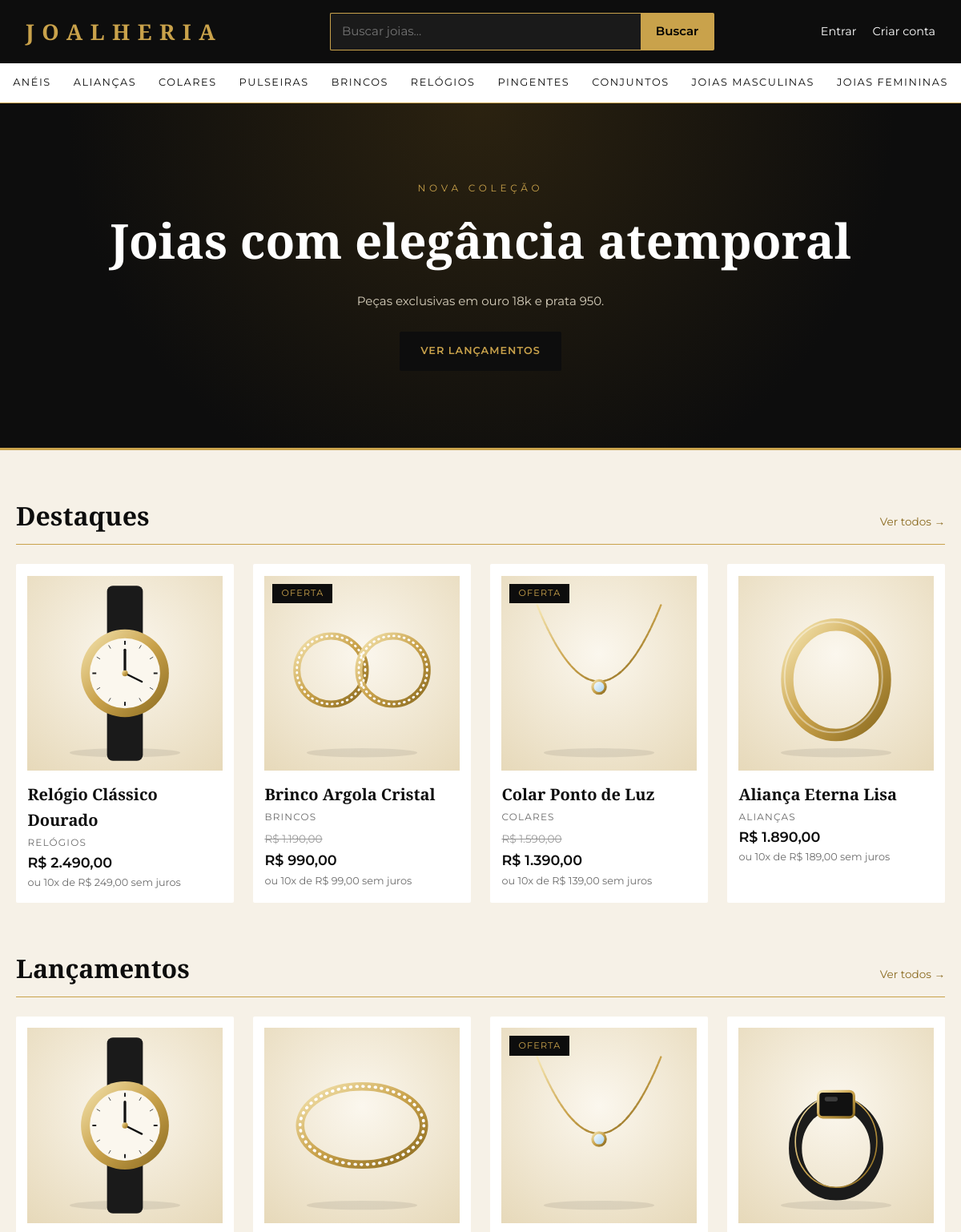
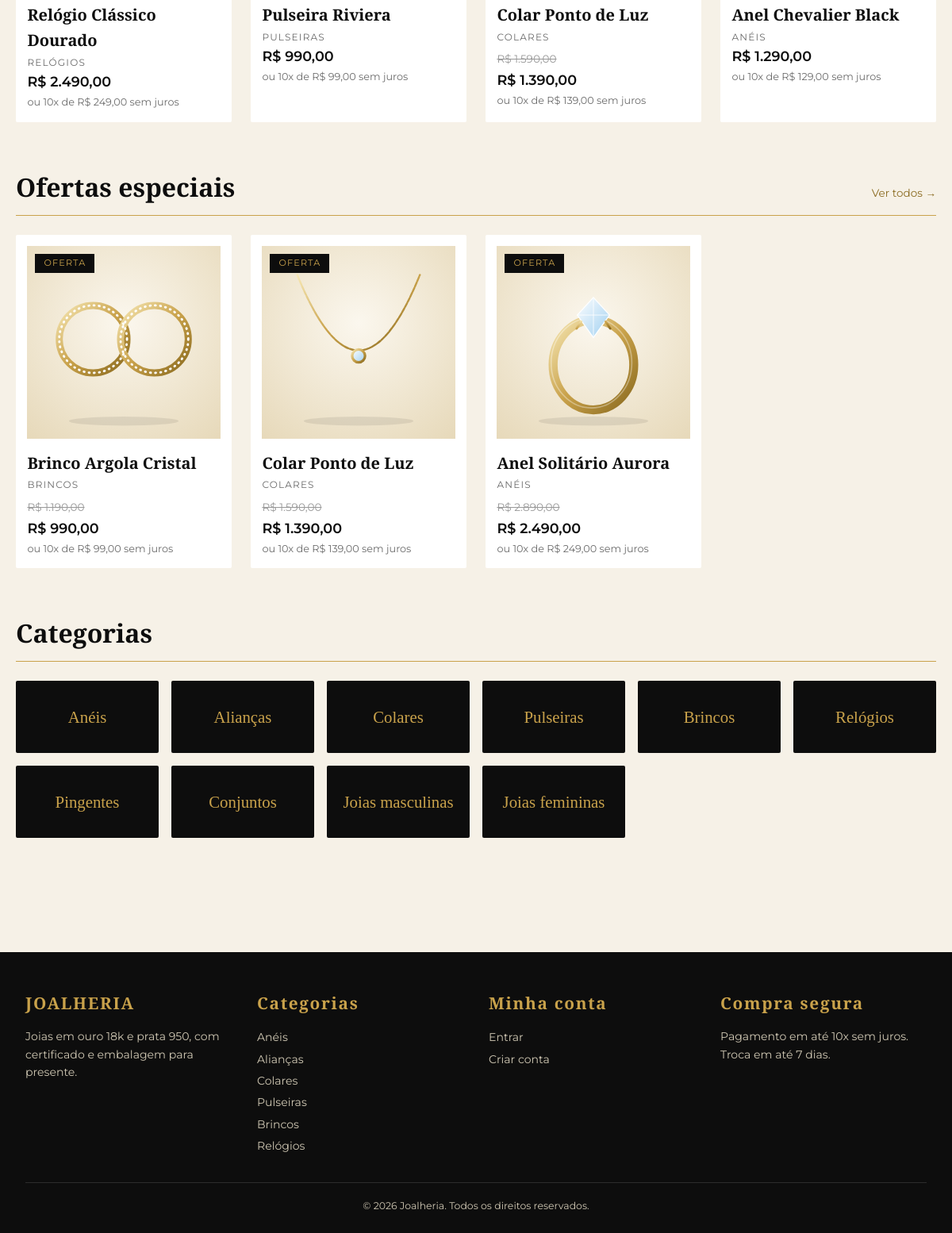
The page / on the database its author committed (2 pictures, top to bottom).
### tables this page shows
CREATE TABLE categorias (
  id INT UNSIGNED AUTO_INCREMENT PRIMARY KEY,
  nome VARCHAR(80) NOT NULL,
  slug VARCHAR(80) NOT NULL UNIQUE,
  ativa TINYINT(1) DEFAULT 1
);

CREATE TABLE produtos (
  id INT UNSIGNED AUTO_INCREMENT PRIMARY KEY,
  categoria_id INT UNSIGNED NOT NULL,
  colecao_id INT UNSIGNED NULL,
  nome VARCHAR(160) NOT NULL,
  slug VARCHAR(180) NOT NULL UNIQUE,
  descricao TEXT,
  material VARCHAR(120),
  peso_gramas DECIMAL(8,2),
  publico ENUM('feminino','masculino','unissex') DEFAULT 'unissex',
  preco DECIMAL(10,2) NOT NULL,
  preco_promocional DECIMAL(10,2) NULL,
  parcelas_max TINYINT DEFAULT 10,
  destaque TINYINT(1) DEFAULT 0,
  lancamento TINYINT(1) DEFAULT 0,
  ativo TINYINT(1) DEFAULT 1,
  criado_em TIMESTAMP DEFAULT CURRENT_TIMESTAMP,
  FOREIGN KEY (categoria_id) REFERENCES categorias(id),
  FOREIGN KEY (colecao_id) REFERENCES colecoes(id) ON DELETE SET NULL,
  INDEX (categoria_id), FULLTEXT (nome, descricao)
);

### includes/helpers.php (called while the page is built, shortened)
<?php
require_once __DIR__ . '/../config/database.php';
function e(?string $v): string { return htmlspecialchars($v ?? '', ENT_QUOTES, 'UTF-8'); }
function url(string $caminho = ''): string { return BASE_URL . '/' . ltrim($caminho, '/'); }

### includes/auth.php (called while the page is built, shortened)
<?php
require_once __DIR__ . '/helpers.php';
function usuario_atual(): ?array {
    if (empty($_SESSION['uid'])) return null;
    static $u = false;
    return $u;
}

### config/database.php (called while the page is built, shortened)
<?php
function db(): PDO {
    static $pdo = null;
    if ($pdo === null) {
        $dsn = sprintf('mysql:host=%s;dbname=%s;charset=utf8mb4', env('DB_HOST', 'localhost'), env('DB_NAME', 'joalheria'));
        $pdo = new PDO($dsn, env('DB_USER', 'root'), env('DB_PASS', ''), [
            PDO::ATTR_ERRMODE            => PDO::ERRMODE_EXCEPTION,
            PDO::ATTR_DEFAULT_FETCH_MODE => PDO::FETCH_ASSOC,
            PDO::ATTR_EMULATE_PREPARES   => false,
        ]);
    }
    return $pdo;
}

### index.php (the view, shortened to what this page needs)
<?php
require __DIR__ . '/includes/header.php';
?>
<section class="hero">
  <p class="eyebrow">Nova coleção</p>
  <h1>Joias com elegância atemporal</h1>
  <p>Peças exclusivas em ouro 18k e prata 950.</p>
  <a class="btn btn-inline" href="<?= url('produtos/lista.php?lancamento=1') ?>">Ver lançamentos</a>
</section>
<?php
secao_produtos('Destaques', ['destaque' => 1], 'produtos/lista.php?destaque=1');
secao_produtos('Lançamentos', ['lancamento' => 1], 'produtos/lista.php?lancamento=1');
secao_produtos('Ofertas especiais', ['oferta' => 1], 'produtos/lista.php?oferta=1');
?>
<section class="secao"><div class="secao-topo"><h2>Categorias</h2></div>
  <div class="cats">
    <?php foreach (categorias() as $c): ?>
      <a href="<?= url('produtos/lista.php?cat=' . $c['slug']) ?>"><?= e($c['nome']) ?></a>
    <?php endforeach; ?>
  </div>
</section>
<?php require __DIR__ . '/includes/footer.php'; ?>

### includes/header.php (shortened to what this page needs)
<?php
require_once __DIR__ . '/auth.php';
require_once __DIR__ . '/loja.php';
$usuario = usuario_atual();
?><!DOCTYPE html>
<html lang="pt-BR">
<head>
<link rel="stylesheet" href="<?= url('assets/css/style.css') ?>">
</head>
<body>
<header class="topo">
  <a class="logo" href="<?= url() ?>">JOALHERIA</a>
  <form class="busca" action="<?= url('produtos/lista.php') ?>" method="get">
    <input name="q" value="<?= e($_GET['q'] ?? '') ?>" placeholder="Buscar joias..." aria-label="Buscar">
    <button type="submit">Buscar</button>
  </form>
  <nav>
    <?php if ($usuario): ?>
      <span>Olá, <?= e(explode(' ', $usuario['nome'])[0]) ?></span>
      <?php if ($usuario['papel'] === 'admin'): ?><a href="<?= url('admin/') ?>">Admin</a><?php endif; ?>
      <a href="<?= url('usuarios/logout.php') ?>">Sair</a>
    <?php else: ?>
      <a href="<?= url('usuarios/login.php') ?>">Entrar</a>
      <a href="<?= url('usuarios/cadastro.php') ?>">Criar conta</a>
    <?php endif; ?>
  </nav>
</header>
<nav class="menu-cat">
  <?php foreach (categorias() as $c): ?>
    <a href="<?= url('produtos/lista.php?cat=' . $c['slug']) ?>"><?= e($c['nome']) ?></a>
  <?php endforeach; ?>
</nav>
<main>

### includes/loja.php (shortened to what this page needs)
<?php
require_once __DIR__ . '/helpers.php';
function moeda($v): string { return 'R$ ' . number_format((float)$v, 2, ',', '.'); }
function parcelado($v, int $n = 10): string { return $n . 'x de ' . moeda($v / $n) . ' sem juros'; }
function imagem_produto(string $slug, ?string $foto): ?string {
    $rel = 'assets/imagens/produtos/' . $slug . '.svg';
    return is_file(BASE_PATH . '/' . $rel) ? $rel : null;
}
function categorias(): array {
    static $c = null;
    return $c ??= db()->query('SELECT id, nome, slug FROM categorias WHERE ativa = 1 ORDER BY id')->fetchAll();
}
function listar_produtos(array $f, int $limite = 12, int $pagina = 1): array {
    $w = ['p.ativo = 1']; $a = [];
    if (!empty($f['destaque']))   $w[] = 'p.destaque = 1';
    if (!empty($f['lancamento'])) $w[] = 'p.lancamento = 1';
    if (!empty($f['oferta']))     $w[] = 'p.preco_promocional IS NOT NULL';
    $ordens = ['menor' => 'preco_final ASC', 'maior' => 'preco_final DESC', 'nome' => 'p.nome ASC'];
    $ord = $ordens[$f['ordem'] ?? ''] ?? 'p.id DESC';
    $from = ' FROM produtos p JOIN categorias c ON c.id = p.categoria_id WHERE ' . implode(' AND ', $w);
    $st = db()->prepare('SELECT COUNT(*)' . $from); $st->execute($a);
    $total = (int)$st->fetchColumn();
    $sql = 'SELECT p.id, p.nome, p.slug, p.preco, p.preco_promocional, p.parcelas_max,
                   COALESCE(p.preco_promocional, p.preco) AS preco_final, c.nome AS categoria,
                   (SELECT caminho FROM produto_imagens WHERE produto_id = p.id ORDER BY ordem LIMIT 1) AS foto'
         . $from . " ORDER BY $ord LIMIT " . (int)$limite . ' OFFSET ' . (int)max(0, ($pagina - 1) * $limite);
    $st = db()->prepare($sql); $st->execute($a);
    $itens = array_map(function ($p) { $p['foto'] = imagem_produto($p['slug'], $p['foto']); return $p; }, $st->fetchAll());
    return ['itens' => $itens, 'total' => $total];
}
function card_produto(array $p): void { ?>
  <a class="card" href="<?= url('produtos/produto.php?slug=' . urlencode($p['slug'])) ?>">
    <div class="card-foto">
      <?php if ($p['foto']): ?><img src="<?= url($p['foto']) ?>" alt="<?= e($p['nome']) ?>" loading="lazy">
      <?php else: ?><div class="sem-foto">◆</div><?php endif; ?>
      <?php if ($p['preco_promocional']): ?><span class="selo">Oferta</span><?php endif; ?>
    </div>
    <h3><?= e($p['nome']) ?></h3>
    <p class="cat"><?= e($p['categoria']) ?></p>
    <?php if ($p['preco_promocional']): ?><p class="de"><?= moeda($p['preco']) ?></p><?php endif; ?>
    <p class="preco"><?= moeda($p['preco_final']) ?></p>
    <p class="parc">ou <?= e(parcelado($p['preco_final'], (int)$p['parcelas_max'])) ?></p>
  </a>
<?php }
function secao_produtos(string $titulo, array $filtro, string $link = ''): void {
    $r = listar_produtos($filtro, 4);
    echo '<section class="secao"><div class="secao-topo"><h2>' . e($titulo) . '</h2>';
    if ($link) echo '<a href="' . url($link) . '">Ver todos →</a>';
    echo '</div><div class="grade">';
    foreach ($r['itens'] as $p) card_produto($p);
    echo '</div></section>';
}

### includes/footer.php
</main>
<footer class="rodape">
  <div class="rodape-grade">
    <div><h4>JOALHERIA</h4><p>Joias em ouro 18k e prata 950, com certificado e embalagem para presente.</p></div>
    <div><h4>Categorias</h4>
      <?php foreach (array_slice(categorias(), 0, 6) as $c): ?><a href="<?= url('produtos/lista.php?cat=' . $c['slug']) ?>"><?= e($c['nome']) ?></a><?php endforeach; ?>
    </div>
    <div><h4>Minha conta</h4>
      <a href="<?= url('usuarios/login.php') ?>">Entrar</a><a href="<?= url('usuarios/cadastro.php') ?>">Criar conta</a>
    </div>
    <div><h4>Compra segura</h4><p>Pagamento em até 10x sem juros.<br>Troca em até 7 dias.</p></div>
  </div>
  <p class="direitos">&copy; <?= date('Y') ?> Joalheria. Todos os direitos reservados.</p>
</footer>
</body>
</html>

### rows shown on the page
categorias: nome "ANÉIS", nome "Anéis"
categorias: nome "ALIANÇAS", nome "Alianças"
categorias: nome "COLARES", nome "Colares"
categorias: nome "PULSEIRAS", nome "Pulseiras"
categorias: nome "BRINCOS", nome "Brincos"
categorias: nome "RELÓGIOS", nome "Relógios"
categorias: nome "PINGENTES", nome "Pingentes"
categorias: nome "CONJUNTOS", nome "Conjuntos"
categorias: nome "JOIAS MASCULINAS", nome "Joias masculinas"
categorias: nome "JOIAS FEMININAS", nome "Joias femininas"
produtos: shows a picture, nome "Relógio Clássico Dourado", categoria.nome "RELÓGIOS", preco_final "R$ 2.490,00", parcelas_max "10x de R$ 249,00 sem juros"
produtos: shows a picture, preco_promocional "OFERTA", nome "Brinco Argola Cristal", categoria.nome "BRINCOS", preco "R$ 1.190,00", preco_final "R$ 990,00", parcelas_max "10x de R$ 99,00 sem juros"
produtos: shows a picture, preco_promocional "OFERTA", nome "Colar Ponto de Luz", categoria.nome "COLARES", preco "R$ 1.590,00", preco_final "R$ 1.390,00", parcelas_max "10x de R$ 139,00 sem juros"
produtos: shows a picture, nome "Aliança Eterna Lisa", categoria.nome "ALIANÇAS", preco_final "R$ 1.890,00", parcelas_max "10x de R$ 189,00 sem juros"
produtos: shows a picture, nome "Pulseira Riviera", categoria.nome "PULSEIRAS", preco_final "R$ 990,00", parcelas_max "10x de R$ 99,00 sem juros"
produtos: shows a picture, nome "Anel Chevalier Black", categoria.nome "ANÉIS", preco_final "R$ 1.290,00", parcelas_max "10x de R$ 129,00 sem juros"
produtos: shows a picture, preco_promocional "OFERTA", nome "Anel Solitário Aurora", categoria.nome "ANÉIS", preco "R$ 2.890,00", preco_final "R$ 2.490,00", parcelas_max "10x de R$ 249,00 sem juros"

### other values the page prints
$titulo "Destaques Lançamentos Ofertas especiais"
